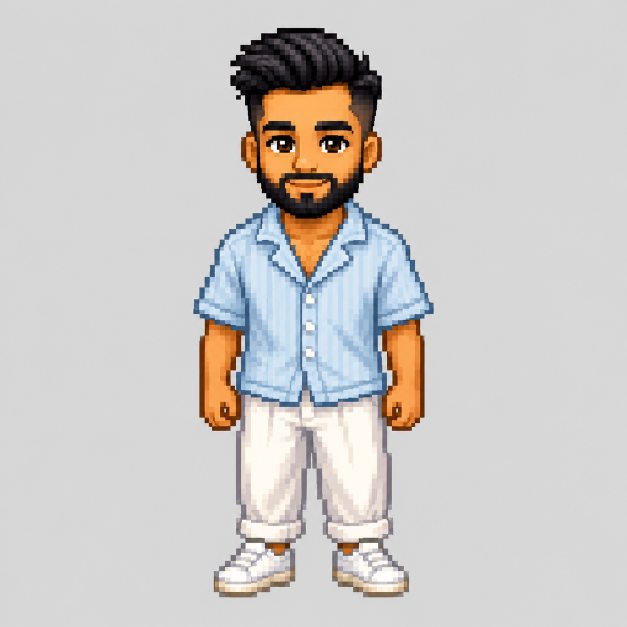
#> input picture assets/source-hero.png, 1254 x 1254 px (shown at 1/2 size)
$ python make_icon.py ../assets/source-hero.png ../assets/buddy-idle.png 1.0 1.0
#> lines starting #> are read from the running program, lines starting #| are printed output that depends on the picture; after the words box and inside, x2 and y2 are one past the last pixel; in counts of white or black regions, pixels touching at a corner belong together
# Compose a macOS-style app icon: rounded-rect (squircle) gradient + pixel character.
# Usage: python3 make_icon.py <character.png> <out_1024.png>
import sys
import numpy as np
from PIL import Image, ImageDraw, ImageFilter

char_path, out = sys.argv[1], sys.argv[2]
S = 1024
margin = 90
radius = 205
box = (margin, margin, S - margin, S - margin)

canvas = Image.new("RGBA", (S, S), (0, 0, 0, 0))
#> canvas: PIL image 1024x1024 RGBA; every value is 0

# drop shadow under the squircle
sh = Image.new("RGBA", (S, S), (0, 0, 0, 0))
ImageDraw.Draw(sh).rounded_rectangle(
    (margin, margin + 20, S - margin, S - margin + 20), radius=radius, fill=(20, 40, 70, 110))
sh = sh.filter(ImageFilter.GaussianBlur(24))
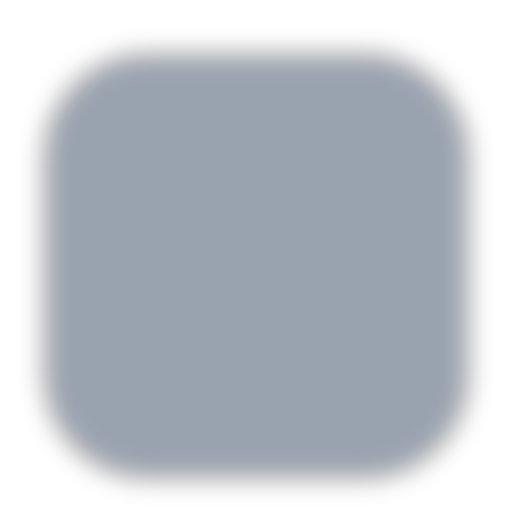
#> sh: PIL image 1024x1024 RGBA (shown at 1/2 size); mean R, G, B, A 12.9, 25.9, 45.2, 71.1; transparent parts drawn white
canvas = Image.alpha_composite(canvas, sh)

# vertical gradient (light sky blue -> water blue)
ys = np.linspace(0, 1, S)[:, None]
top, bot = np.array([130, 202, 255]), np.array([37, 124, 205])
grad = (top * (1 - ys) + bot * ys).astype("uint8")
grad = np.repeat(grad[:, None, :], S, axis=1)
gimg = Image.fromarray(grad, "RGB").convert("RGBA")
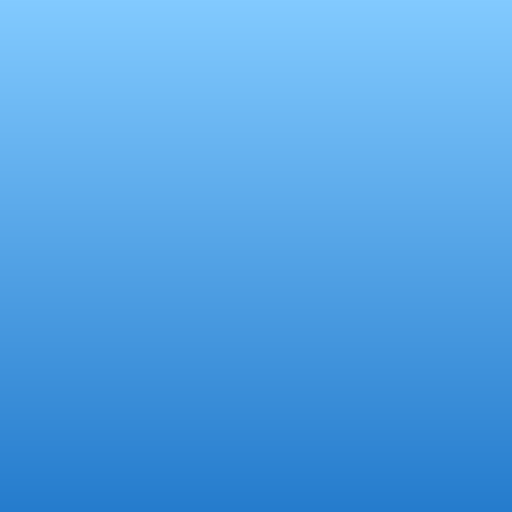
#> gimg: PIL image 1024x1024 RGBA (shown at 1/2 size); mean R, G, B, A 83, 162.5, 229.5, 255

# squircle mask
mask = Image.new("L", (S, S), 0)
#> mask: PIL image 1024x1024 L; every value is 0
ImageDraw.Draw(mask).rounded_rectangle(box, radius=radius, fill=255)
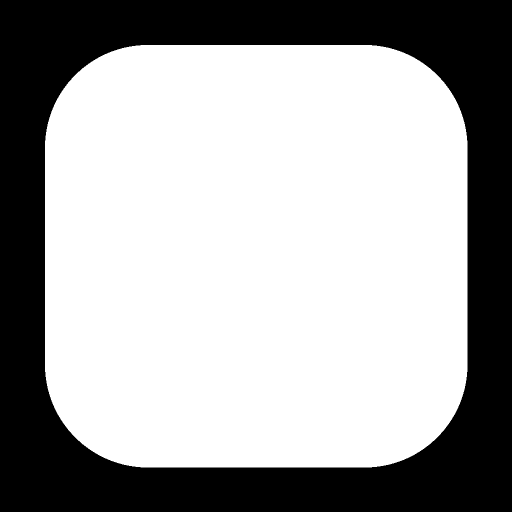
#> mask: PIL image 1024x1024 L (shown at 1/2 size); 64.6% white; 1 black region, box (x1, y1, x2, y2) and area: (0, 0, 1024, 1024) 370855
squircle = Image.new("RGBA", (S, S), (0, 0, 0, 0))
squircle.paste(gimg, (0, 0), mask)
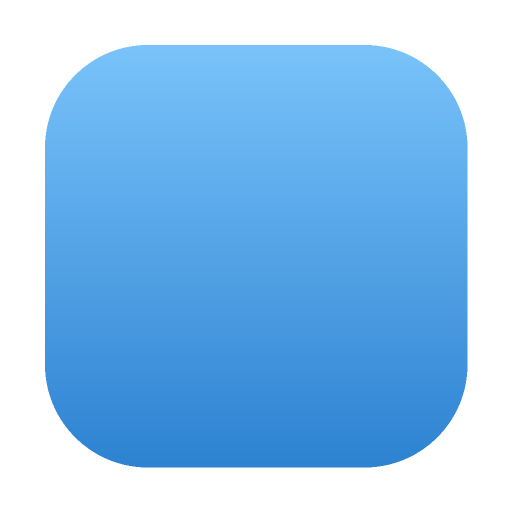
#> squircle: PIL image 1024x1024 RGBA (shown at 1/2 size); mean R, G, B, A 53.6, 105, 148.3, 164.8; transparent parts drawn white

# subtle top gloss: white fading smoothly to transparent by ~45% height (no seam)
yy = np.linspace(0, 1, S)[:, None]
galpha = (np.clip(1 - yy / 0.45, 0, 1) * 52).astype("uint8")
galpha = np.repeat(galpha, S, axis=1)
gloss = np.dstack([np.full((S, S), 255, "uint8")] * 3 + [galpha])
gloss = Image.fromarray(gloss, "RGBA")
squircle = Image.alpha_composite(squircle, Image.composite(gloss, Image.new("RGBA", (S, S), (0, 0, 0, 0)), mask))
canvas = Image.alpha_composite(canvas, squircle)

# character → crop to upper body (bust) so face + glass are big, then clip to squircle
inner = S - 2 * margin
CROP = float(sys.argv[3]) if len(sys.argv) > 3 else 0.62  # keep head → glass hand
FILL = float(sys.argv[4]) if len(sys.argv) > 4 else 0.92   # width as fraction of inner
ch = Image.open(char_path).convert("RGBA")
ch = ch.crop(ch.getbbox())
ch = ch.crop((0, 0, ch.width, int(ch.height * CROP)))       # keep top portion
ch = ch.crop(ch.getbbox())
target_w = int(inner * FILL)
scale = target_w / ch.width
#> scale = 0.673
ch = ch.resize((target_w, int(ch.height * scale)), Image.LANCZOS)
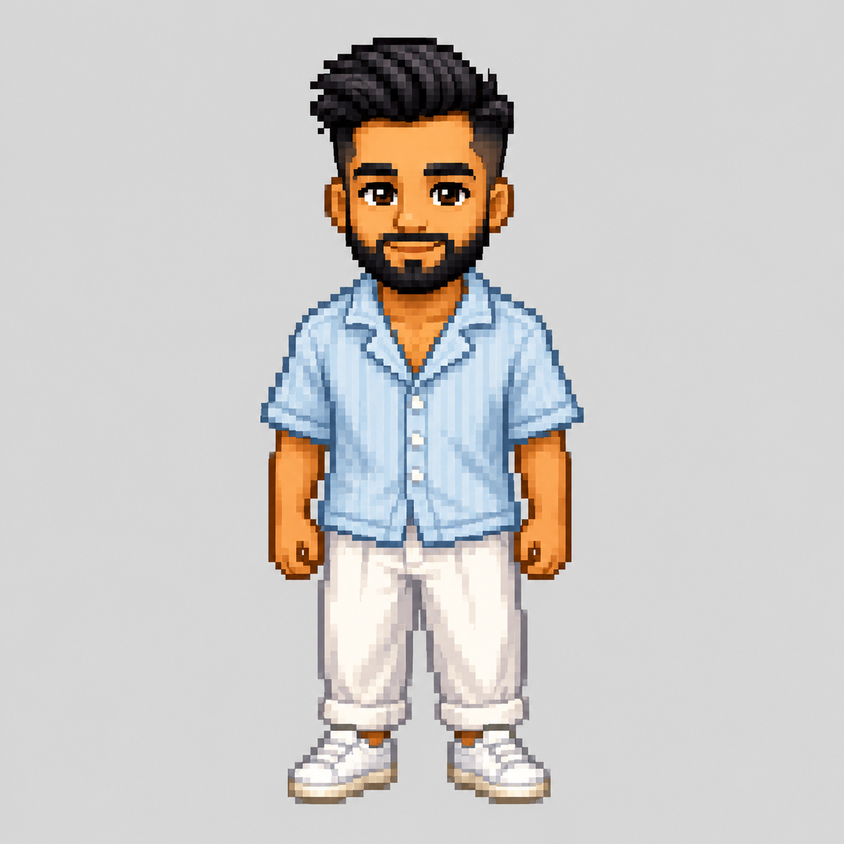
#> ch: PIL image 844x844 RGBA; mean R, G, B, A 205, 201.8, 199.7, 255
cx = (S - ch.width) // 2
#> cx = 90
cy = margin + int(inner * 0.14)                             # head near the top

charlayer = Image.new("RGBA", (S, S), (0, 0, 0, 0))
charlayer.alpha_composite(ch, (cx, cy))
charlayer = Image.composite(charlayer, Image.new("RGBA", (S, S), (0, 0, 0, 0)), mask)  # clip bust to squircle
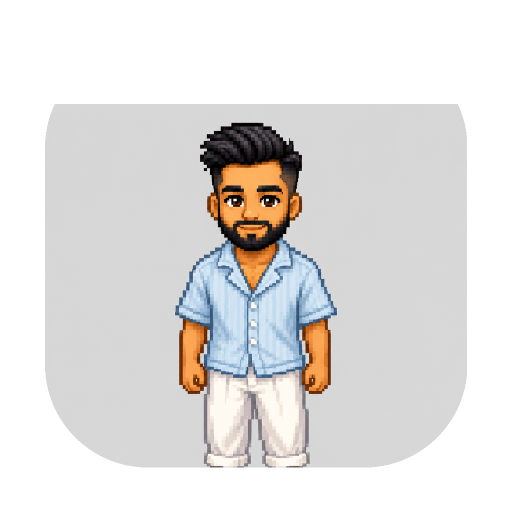
#> charlayer: PIL image 1024x1024 RGBA (shown at 1/2 size); mean R, G, B, A 115.3, 113.4, 112.1, 144.6; transparent parts drawn white
canvas = Image.alpha_composite(canvas, charlayer)
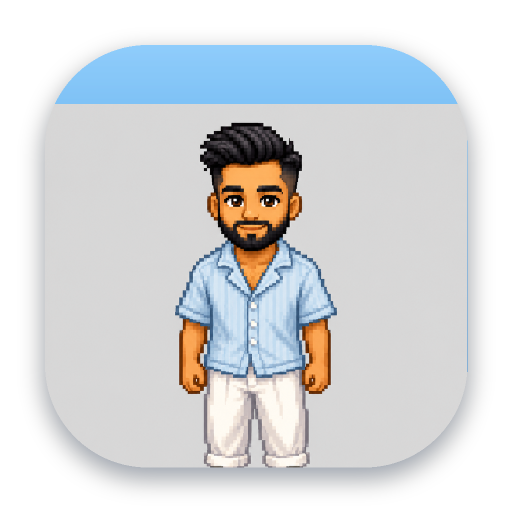
#> canvas: PIL image 1024x1024 RGBA (shown at 1/2 size); mean R, G, B, A 126.6, 130.4, 134, 168.4; transparent parts drawn white
canvas.save(out)
print(f"icon -> {out} ({canvas.size})")
#| icon -> ../assets/buddy-idle.png ((1024, 1024))
